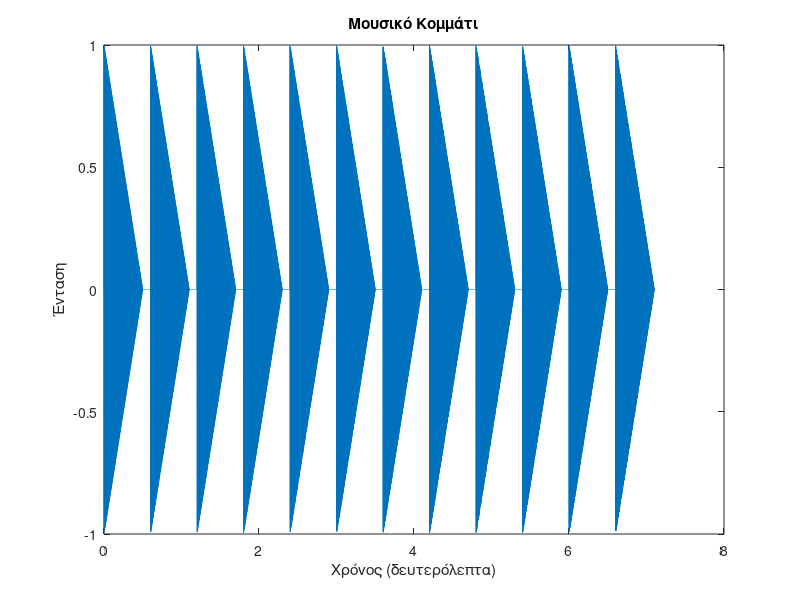

Reproduce this figure in MATLAB.
% Συχνότητες για κάθε νότα
frequencies = [
    220, 
    220 * 2^(1/12), 
    220 * 2^(2/12), 
    220 * 2^(3/12), 
    220 * 2^(4/12), 
    220 * 2^(5/12), 
    220 * 2^(6/12), 
    220 * 2^(7/12), 
    220 * 2^(8/12), 
    220 * 2^(9/12), 
    220 * 2^(10/12), 
    220 * 2^(11/12)
];

% Διάρκεια κάθε νότας και παύσης σε δευτερόλεπτα
note_duration = 0.5;
pause_duration = 0.1;

% Συχνότητα δειγματοληψίας
fs = 8000;

% Αριθμός δειγμάτων για κάθε νότα και παύση
n_note = fs * note_duration;
n_pause = fs * pause_duration;

% Δημιουργία περιβάλλοντος μείωσης έντασης
t = linspace(0, note_duration, n_note);
volume_envelope = linspace(1, 0, n_note);

% Δημιουργία του μουσικού κομματιού
music_piece = [];

for i = 1:length(frequencies)
    % Δημιουργία ημιτονοειδούς κύματος για τη νότα
    note_wave = sin(2 * pi * frequencies(i) * t);
    % Εφαρμογή του περιβάλλοντος μείωσης έντασης
    note_wave = note_wave .* volume_envelope;
    % Προσθήκη της νότας στο μουσικό κομμάτι
    music_piece = [music_piece, note_wave];
    % Προσθήκη της παύσης
    if i < length(frequencies)
        music_piece = [music_piece, zeros(1, n_pause)];
    end
end

% Αναπαραγωγή του μουσικού κομματιού
sound(music_piece, fs);

% Διάγραμμα του μουσικού κομματιού
t_total = linspace(0, length(music_piece)/fs, length(music_piece));
figure;
plot(t_total, music_piece);
xlabel('Χρόνος (δευτερόλεπτα)');
ylabel('Ένταση');
title('Μουσικό Κομμάτι');
